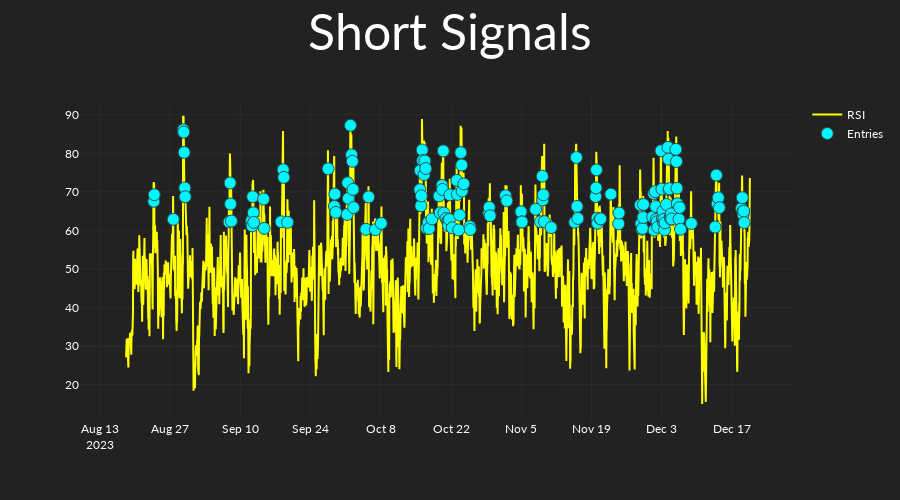

This figure's notebook cell:
### Code cell
short_strat = RSIRisingFalling(
    long_short="short",
    rsi_length=np.array([14]),
    rsi_is_above=np.arange(50, 76, 5),
)
short_strat.set_entries_exits_array(
    candles=candles,
    ind_set_index=2,
)
short_strat.plot_signals(candles=candles)

### Figure 1 — Plotly figure (JSON) as saved in the notebook; plotly's stock layout.template omitted (floating-point values rounded to 4 significant figures; data arrays with more than 128 entries replaced by an {"elided": "..."} marker saying what was removed)
{"data": [{"line": {"color": "yellow"}, "name": "RSI", "type": "scatter", "x": {"elided": "3000 str values"}, "y": {"elided": "3000 float values"}}, {"marker": {"color": "#00F6FF", "line": {"color": "DarkSlateGrey", "width": 1}, "size": 12, "symbol": "circle"}, "mode": "markers", "name": "Entries", "type": "scatter", "x": {"elided": "3000 str values"}, "y": {"elided": "3000 float values"}}], "layout": {"height": 500, "title": {"font": {"size": 50}, "text": "Short Signals", "x": 0.5, "xanchor": "center"}, "xaxis": {"rangeslider": {"visible": false}}}}
